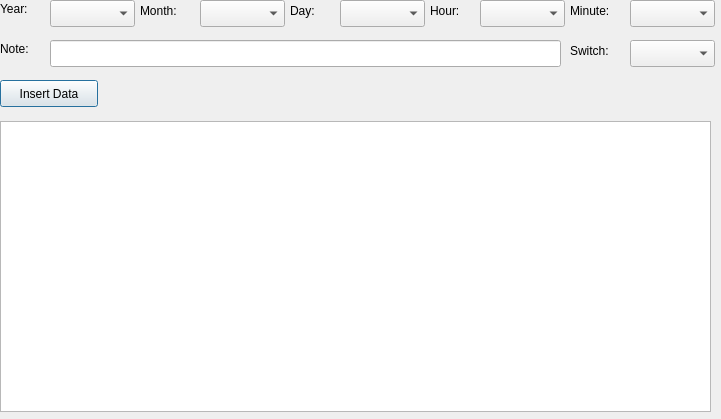
<?xml version="1.0" encoding="UTF-8"?>
<ui version="4.0">
 <class>Dialog</class>
 <widget class="QDialog" name="Dialog">
  <property name="geometry">
   <rect>
    <x>0</x>
    <y>0</y>
    <width>721</width>
    <height>419</height>
   </rect>
  </property>
  <property name="windowTitle">
   <string extracomment="Calendar by Jash.Liao">JL_calendar</string>
  </property>
  <widget class="QTableWidget" name="tableWidget">
   <property name="geometry">
    <rect>
     <x>0</x>
     <y>121</y>
     <width>711</width>
     <height>291</height>
    </rect>
   </property>
  </widget>
  <widget class="QPushButton" name="InsertButton">
   <property name="geometry">
    <rect>
     <x>0</x>
     <y>80</y>
     <width>98</width>
     <height>27</height>
    </rect>
   </property>
   <property name="text">
    <string>Insert Data</string>
   </property>
  </widget>
  <widget class="QLabel" name="label">
   <property name="geometry">
    <rect>
     <x>0</x>
     <y>0</y>
     <width>51</width>
     <height>17</height>
    </rect>
   </property>
   <property name="text">
    <string>Year:</string>
   </property>
  </widget>
  <widget class="QComboBox" name="comboYear">
   <property name="geometry">
    <rect>
     <x>50</x>
     <y>0</y>
     <width>85</width>
     <height>27</height>
    </rect>
   </property>
  </widget>
  <widget class="QLabel" name="label_2">
   <property name="geometry">
    <rect>
     <x>140</x>
     <y>0</y>
     <width>61</width>
     <height>21</height>
    </rect>
   </property>
   <property name="text">
    <string>Month:</string>
   </property>
  </widget>
  <widget class="QComboBox" name="comboMonth">
   <property name="geometry">
    <rect>
     <x>200</x>
     <y>0</y>
     <width>85</width>
     <height>27</height>
    </rect>
   </property>
  </widget>
  <widget class="QLabel" name="label_3">
   <property name="geometry">
    <rect>
     <x>290</x>
     <y>0</y>
     <width>51</width>
     <height>21</height>
    </rect>
   </property>
   <property name="text">
    <string>Day:</string>
   </property>
  </widget>
  <widget class="QComboBox" name="comboDay">
   <property name="geometry">
    <rect>
     <x>340</x>
     <y>0</y>
     <width>85</width>
     <height>27</height>
    </rect>
   </property>
  </widget>
  <widget class="QLabel" name="label_4">
   <property name="geometry">
    <rect>
     <x>430</x>
     <y>0</y>
     <width>51</width>
     <height>21</height>
    </rect>
   </property>
   <property name="text">
    <string>Hour:</string>
   </property>
  </widget>
  <widget class="QComboBox" name="comboHour">
   <property name="geometry">
    <rect>
     <x>480</x>
     <y>0</y>
     <width>85</width>
     <height>27</height>
    </rect>
   </property>
  </widget>
  <widget class="QLabel" name="label_5">
   <property name="geometry">
    <rect>
     <x>570</x>
     <y>0</y>
     <width>61</width>
     <height>21</height>
    </rect>
   </property>
   <property name="text">
    <string>Minute:</string>
   </property>
  </widget>
  <widget class="QComboBox" name="comboMinute">
   <property name="geometry">
    <rect>
     <x>630</x>
     <y>0</y>
     <width>85</width>
     <height>27</height>
    </rect>
   </property>
  </widget>
  <widget class="QLineEdit" name="lineEditNote">
   <property name="geometry">
    <rect>
     <x>50</x>
     <y>40</y>
     <width>511</width>
     <height>27</height>
    </rect>
   </property>
  </widget>
  <widget class="QLabel" name="label_6">
   <property name="geometry">
    <rect>
     <x>0</x>
     <y>40</y>
     <width>51</width>
     <height>17</height>
    </rect>
   </property>
   <property name="text">
    <string>Note:</string>
   </property>
  </widget>
  <widget class="QLabel" name="label_7">
   <property name="geometry">
    <rect>
     <x>570</x>
     <y>40</y>
     <width>61</width>
     <height>21</height>
    </rect>
   </property>
   <property name="text">
    <string>Switch:</string>
   </property>
  </widget>
  <widget class="QComboBox" name="comboSwitch">
   <property name="geometry">
    <rect>
     <x>630</x>
     <y>40</y>
     <width>85</width>
     <height>27</height>
    </rect>
   </property>
  </widget>
 </widget>
 <resources/>
 <connections>
  <connection>
   <sender>InsertButton</sender>
   <signal>clicked()</signal>
   <receiver>Dialog</receiver>
   <slot>slotInsertData()</slot>
   <hints>
    <hint type="sourcelabel">
     <x>98</x>
     <y>73</y>
    </hint>
    <hint type="destinationlabel">
     <x>199</x>
     <y>149</y>
    </hint>
   </hints>
  </connection>
  <connection>
   <sender>tableWidget</sender>
   <signal>cellClicked(int,int)</signal>
   <receiver>Dialog</receiver>
   <slot>slotSelectData(int,int)</slot>
   <hints>
    <hint type="sourcelabel">
     <x>195</x>
     <y>195</y>
    </hint>
    <hint type="destinationlabel">
     <x>199</x>
     <y>149</y>
    </hint>
   </hints>
  </connection>
 </connections>
 <slots>
  <slot>slotInsertData()</slot>
  <slot>slotSelectData(int,int)</slot>
 </slots>
</ui>
